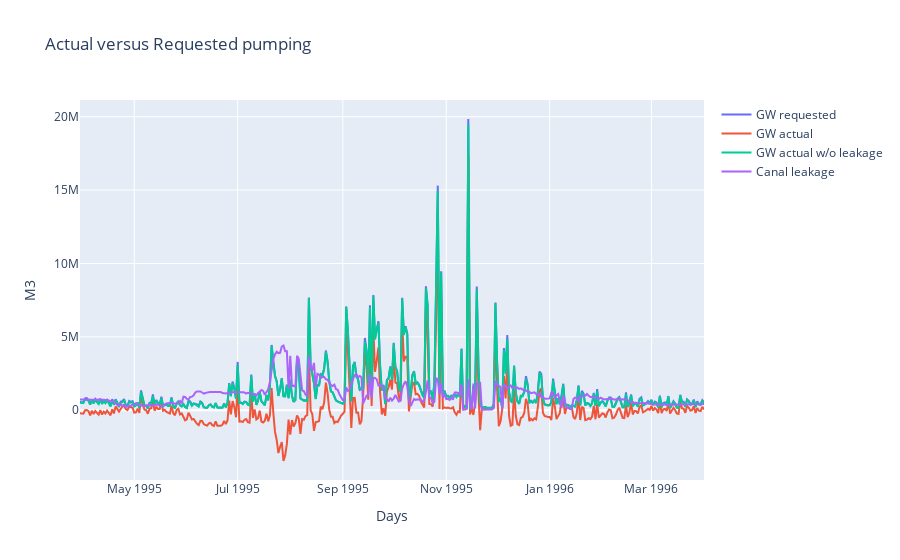

Write notebook code for a chart like this one.
### Code cell
X = Dates_simulation
X = X[2:]

fig = go.Figure()
fig.add_trace(go.Scatter(y= Y_GWrequest,
                         x = X,
                         mode='lines',
                        name='GW requested'))
fig.add_trace(go.Scatter(y= Y_GWactual,
                         x = X,
                         mode='lines',
                        name='GW actual'))
fig.add_trace(go.Scatter(y= Y_GWactual + Y_GWleaked,
                         x = X,
                         mode='lines',
                         name = 'GW actual w/o leakage'))
fig.add_trace(go.Scatter(y= Y_GWleaked,
                         x = X,
                         mode='lines',
                        name='Canal leakage'))

fig.update_layout(title = 'Actual versus Requested pumping',
                  xaxis_title = 'Days',
                  yaxis_title = 'M3')

fig.show()

### Figure 1 — Plotly figure (JSON) as saved in the notebook; plotly's stock layout.template omitted (floating-point values rounded to 4 significant figures; data arrays with more than 128 entries replaced by an {"elided": "..."} marker saying what was removed)
{"data": [{"mode": "lines", "name": "GW requested", "type": "scatter", "x": {"elided": "369 str values"}, "y": {"elided": "369 float values"}}, {"mode": "lines", "name": "GW actual", "type": "scatter", "x": {"elided": "369 str values"}, "y": {"elided": "369 float values"}}, {"mode": "lines", "name": "GW actual w/o leakage", "type": "scatter", "x": {"elided": "369 str values"}, "y": {"elided": "369 float values"}}, {"mode": "lines", "name": "Canal leakage", "type": "scatter", "x": {"elided": "369 str values"}, "y": {"elided": "369 float values"}}], "layout": {"title": {"text": "Actual versus Requested pumping"}, "xaxis": {"title": {"text": "Days"}}, "yaxis": {"title": {"text": "M3"}}}}
